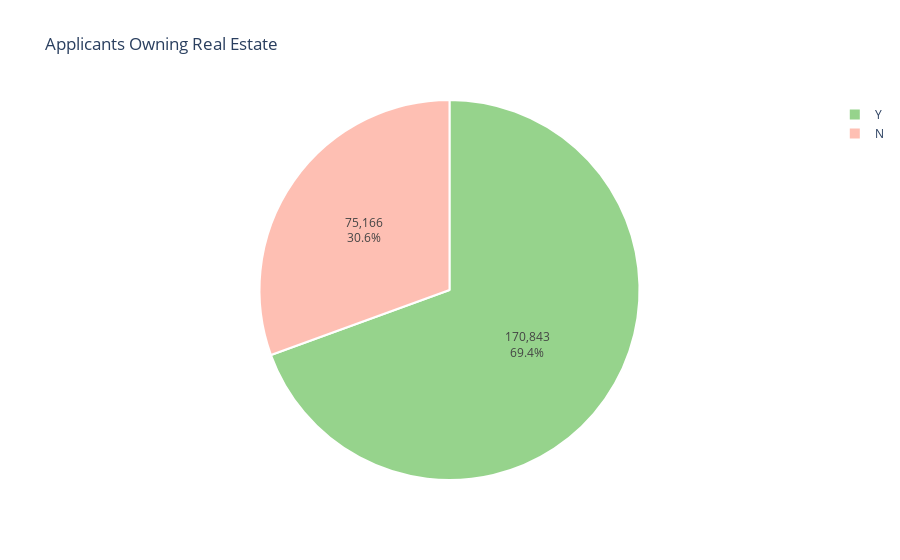
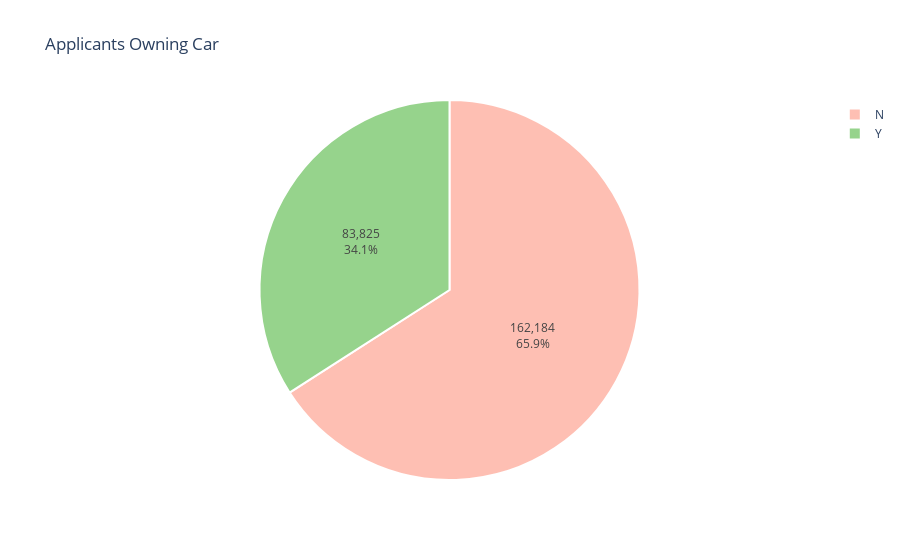
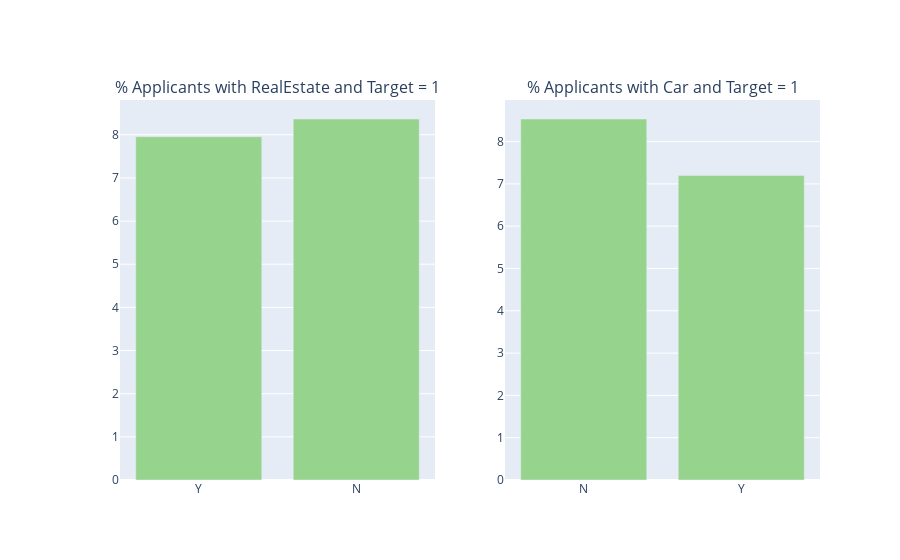

Notebook code for these charts, in order:
### Markdown cell above
### 1.4. Does applicants own Real Estate or Car ?

### Code cell
## real estate 
t = data['application_train']['FLAG_OWN_REALTY'].value_counts()
labels = t.index
values = t.values
colors = ['#96D38C','#FEBFB3']
trace = go.Pie(labels=labels, values=values,
               hoverinfo='label+percent', textinfo='value+percent',
               textfont=dict(size=12),
               marker=dict(colors=colors,
                           line=dict(color='#fff', width=2)))
layout = go.Layout(title='Applicants Owning Real Estate', height=400)
fig = go.Figure(data=[trace], layout=layout)
iplot(fig)


t = data['application_train']['FLAG_OWN_CAR'].value_counts()
labels = t.index
values = t.values
colors = ['#FEBFB3','#96D38C']
trace = go.Pie(labels=labels, values=values,
               hoverinfo='label+percent', textinfo='value+percent',
               textfont=dict(size=12),
               marker=dict(colors=colors,
                           line=dict(color='#fff', width=2)))
layout = go.Layout(title='Applicants Owning Car', height=400)
fig = go.Figure(data=[trace], layout=layout)
iplot(fig)


tr1, tr2 = gp('FLAG_OWN_REALTY', 'Applicants Owning Real Estate wrt Target Variable')
tr3, tr4 = gp('FLAG_OWN_CAR', 'Applicants Owning Car wrt Target Variable')
fig = make_subplots(rows=1, cols=2, print_grid=False, 
                          subplot_titles = ["% Applicants with RealEstate and Target = 1", "% Applicants with Car and Target = 1"])
fig.append_trace(tr1, 1, 1)
fig.append_trace(tr3, 1, 2)
fig['layout'].update(height=350, showlegend=False, margin=dict(l=120));
iplot(fig)

### Figure 1 — Plotly figure (JSON) as saved in the notebook; plotly's stock layout.template omitted (floating-point values rounded to 4 significant figures)
{"data": [{"hoverinfo": "label+percent", "labels": ["Y", "N"], "marker": {"colors": ["#96D38C", "#FEBFB3"], "line": {"color": "#fff", "width": 2}}, "textfont": {"size": 12}, "textinfo": "value+percent", "type": "pie", "values": [170843, 75166]}], "layout": {"autosize": true, "title": {"text": "Applicants Owning Real Estate"}}}

### Figure 2 — Plotly figure (JSON) as saved in the notebook; plotly's stock layout.template omitted (floating-point values rounded to 4 significant figures)
{"data": [{"hoverinfo": "label+percent", "labels": ["N", "Y"], "marker": {"colors": ["#FEBFB3", "#96D38C"], "line": {"color": "#fff", "width": 2}}, "textfont": {"size": 12}, "textinfo": "value+percent", "type": "pie", "values": [162184, 83825]}], "layout": {"autosize": true, "title": {"text": "Applicants Owning Car"}}}

### Figure 3 — Plotly figure (JSON) as saved in the notebook; plotly's stock layout.template omitted (floating-point values rounded to 4 significant figures)
{"data": [{"marker": {"color": "#96D38C"}, "name": "Target : 1", "type": "bar", "x": ["Y", "N"], "xaxis": "x", "y": [7.954, 8.365], "yaxis": "y"}, {"marker": {"color": "#96D38C"}, "name": "Target : 1", "type": "bar", "x": ["N", "Y"], "xaxis": "x2", "y": [8.534, 7.201], "yaxis": "y2"}], "layout": {"annotations": [{"font": {"size": 16}, "showarrow": false, "text": "% Applicants with RealEstate and Target = 1", "x": 0.225, "xanchor": "center", "xref": "paper", "y": 1, "yanchor": "bottom", "yref": "paper"}, {"font": {"size": 16}, "showarrow": false, "text": "% Applicants with Car and Target = 1", "x": 0.775, "xanchor": "center", "xref": "paper", "y": 1, "yanchor": "bottom", "yref": "paper"}], "autosize": true, "margin": {"l": 120}, "showlegend": false, "xaxis": {"anchor": "y", "autorange": true, "domain": [0, 0.45], "range": [-0.5, 1.5], "type": "category"}, "xaxis2": {"anchor": "y2", "autorange": true, "domain": [0.55, 1], "range": [-0.5, 1.5], "type": "category"}, "yaxis": {"anchor": "x", "autorange": true, "domain": [0, 1], "range": [0, 8.806], "type": "linear"}, "yaxis2": {"anchor": "x2", "autorange": true, "domain": [0, 1], "range": [0, 8.983], "type": "linear"}}}
